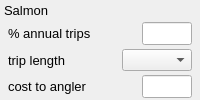
           <widget class="QWidget" native="1" name="widget_6" >
            <layout class="QVBoxLayout" name="verticalLayout_2" >
             <property name="spacing" >
              <number>4</number>
             </property>
             <property name="leftMargin" >
              <number>4</number>
             </property>
             <property name="topMargin" >
              <number>2</number>
             </property>
             <property name="rightMargin" >
              <number>4</number>
             </property>
             <property name="bottomMargin" >
              <number>2</number>
             </property>
             <item>
              <widget class="QLabel" name="label_8" >
               <property name="font" >
                <font>
                 <pointsize>10</pointsize>
                </font>
               </property>
               <property name="text" >
                <string>Salmon</string>
               </property>
              </widget>
             </item>
             <item>
              <widget class="QWidget" native="1" name="widget_8" >
               <layout class="QHBoxLayout" name="horizontalLayout_7" >
                <property name="spacing" >
                 <number>4</number>
                </property>
                <property name="leftMargin" >
                 <number>4</number>
                </property>
                <property name="topMargin" >
                 <number>0</number>
                </property>
                <property name="rightMargin" >
                 <number>4</number>
                </property>
                <property name="bottomMargin" >
                 <number>0</number>
                </property>
                <item>
                 <widget class="QLabel" name="label_9" >
                  <property name="font" >
                   <font>
                    <pointsize>10</pointsize>
                   </font>
                  </property>
                  <property name="text" >
                   <string>% annual trips</string>
                  </property>
                 </widget>
                </item>
                <item>
                 <spacer name="horizontalSpacer_3" >
                  <property name="orientation" >
                   <enum>Qt::Horizontal</enum>
                  </property>
                  <property name="sizeHint" stdset="0" >
                   <size>
                    <width>40</width>
                    <height>20</height>
                   </size>
                  </property>
                 </spacer>
                </item>
                <item>
                 <widget class="QLineEdit" name="cpfv_target_salmon" >
                  <property name="maximumSize" >
                   <size>
                    <width>50</width>
                    <height>16777215</height>
                   </size>
                  </property>
                  <property name="font" >
                   <font>
                    <pointsize>10</pointsize>
                   </font>
                  </property>
                 </widget>
                </item>
               </layout>
              </widget>
             </item>
             <item>
              <widget class="QWidget" native="1" name="widget_10" >
               <layout class="QHBoxLayout" name="horizontalLayout_8" >
                <property name="spacing" >
                 <number>4</number>
                </property>
                <property name="leftMargin" >
                 <number>4</number>
                </property>
                <property name="topMargin" >
                 <number>0</number>
                </property>
                <property name="rightMargin" >
                 <number>4</number>
                </property>
                <property name="bottomMargin" >
                 <number>0</number>
                </property>
                <item>
                 <widget class="QLabel" name="label_10" >
                  <property name="font" >
                   <font>
                    <pointsize>10</pointsize>
                   </font>
                  </property>
                  <property name="text" >
                   <string>trip length</string>
                  </property>
                 </widget>
                </item>
                <item>
                 <spacer name="horizontalSpacer_3" >
                  <property name="orientation" >
                   <enum>Qt::Horizontal</enum>
                  </property>
                  <property name="sizeHint" stdset="0" >
                   <size>
                    <width>40</width>
                    <height>20</height>
                   </size>
                  </property>
                 </spacer>
                </item>
                <item>
                 <widget class="QComboBox" name="cpfv_tlen_combo_salmon" >
                  <item>
                   <property name="text" >
                    <string/>
                   </property>
                  </item>
                  <item>
                   <property name="text" >
                    <string>1/2 day</string>
                   </property>
                  </item>
                  <item>
                   <property name="text" >
                    <string>3/4 day</string>
                   </property>
                  </item>
                  <item>
                   <property name="text" >
                    <string>1 day</string>
                   </property>
                  </item>
                  <item>
                   <property name="text" >
                    <string>> 1 day</string>
                   </property>
                  </item>
                 </widget>
                </item>
               </layout>
              </widget>
             </item>
             <item>
              <widget class="QWidget" native="1" name="widget_11" >
               <layout class="QHBoxLayout" name="horizontalLayout_9" >
                <property name="spacing" >
                 <number>4</number>
                </property>
                <property name="leftMargin" >
                 <number>4</number>
                </property>
                <property name="topMargin" >
                 <number>0</number>
                </property>
                <property name="rightMargin" >
                 <number>4</number>
                </property>
                <property name="bottomMargin" >
                 <number>0</number>
                </property>
                <item>
                 <widget class="QLabel" name="label_11" >
                  <property name="font" >
                   <font>
                    <pointsize>10</pointsize>
                   </font>
                  </property>
                  <property name="text" >
                   <string>cost to angler</string>
                  </property>
                 </widget>
                </item>
                <item>
                 <spacer name="horizontalSpacer_3" >
                  <property name="orientation" >
                   <enum>Qt::Horizontal</enum>
                  </property>
                  <property name="sizeHint" stdset="0" >
                   <size>
                    <width>40</width>
                    <height>20</height>
                   </size>
                  </property>
                 </spacer>
                </item>
                <item>
                 <widget class="QLineEdit" name="cpfv_angler_cost_salmon" >
                  <property name="maximumSize" >
                   <size>
                    <width>50</width>
                    <height>16777215</height>
                   </size>
                  </property>
                  <property name="font" >
                   <font>
                    <pointsize>10</pointsize>
                   </font>
                  </property>
                 </widget>
                </item>
               </layout>
              </widget>
             </item>
            </layout>
           </widget>
